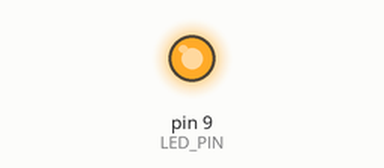
Simulated run of this sketch. Board: Arduino Uno, built with avr-gcc and run on an emulated ATmega328P. On the bench: output pins drawn as LEDs (lit = HIGH).

Above: at 0.1 s.
Timing chart, 0 to 1.6 s (numbered marks = the images above):
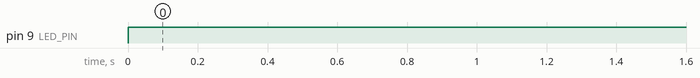

The sketch:

led.ino
```cpp
#define LED_PIN 9  // Define o pino do LED

void setup() {
  pinMode(LED_PIN, OUTPUT);  // Define o pino como saída
}

void loop() {
  digitalWrite(LED_PIN, HIGH);  // Acende o LED
}
```

Measured:
- by itself, pin 9 (LED_PIN): LOW → HIGH at 0.00 s
